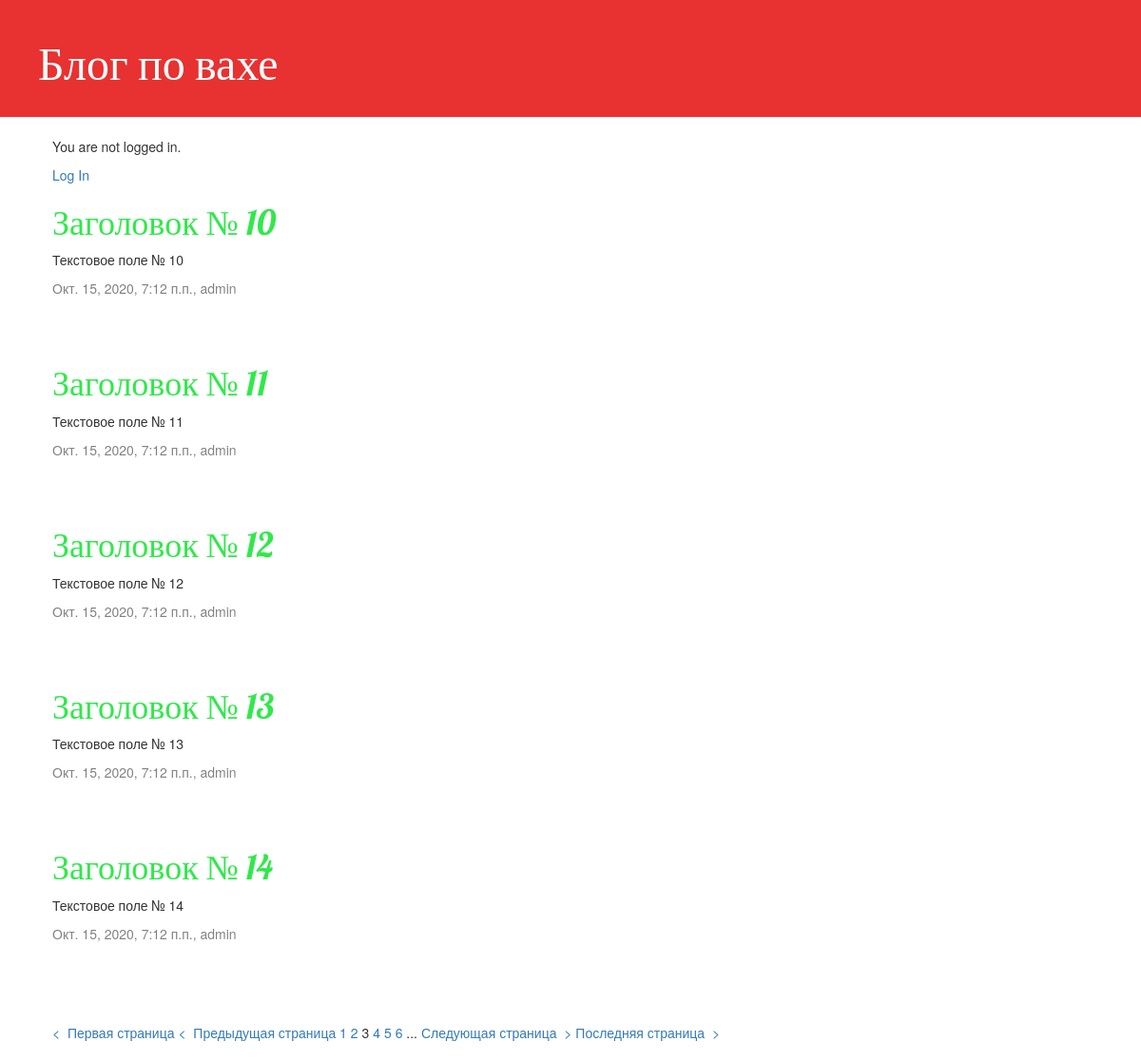
/?page=3, run on the app's committed database.
### blog/models.py (models this page shows, shortened)
class Post(models.Model):
    author = models.ForeignKey(settings.AUTH_USER_MODEL, on_delete=models.CASCADE)
    title = models.CharField(max_length=200)
    text = models.TextField()
    created_datetime = models.DateTimeField(default=timezone.now)
    published_date = models.DateTimeField(blank = True, null = True)

### blog/views.py (the view)
# urls.py: path('', views.post_list, name='post_list'),
def post_list(request):
    posts = Post.objects.all().order_by('title')
    paginator = Paginator(posts, 5)
    page = request.GET.get('page')
    try:
        posts = paginator.page(page)
    except PageNotAnInteger:
        posts = paginator.page(1)
    except EmptyPage:
        posts = paginator.page(paginator.num_pages)
    return render(request, 'blog/post_list.html', {'page': page, 'posts': posts, 'last_page': paginator.num_pages})

### blog/templates/blog/post_list.html (shortened to what this page needs)
{% extends 'blog/base.html' %}
{% load static %}
{% block content %}
    {% for post in posts %}
        <div class="post">
            <h1><a href="{% url 'post_detail' pk=post.pk %}">{{ post.title }}</a></h1>
            <p>{{ post.text| truncatechars:200 }}</p>
            <div class="date">
                {{ post.published_date }}, {{ post.author }}
            </div>
        </div>
    {% endfor %}
    <div class="pagination">
        <a href="?page={{ posts.first_page}}">&lt;&nbsp; Первая страница</a>
        {% if posts.has_previous %}
            <a href="?page={{ posts.previous_page_number}}">&lt;&nbsp; Предыдущая страница</a>
        {% else %}
            <span>&lt;&nbsp; Предыдущая страница</span>
        {% endif %}
        {% if posts.number|add:'-2' > 0 %}
            <a href="?page={{ posts.number|add:'-2'}}">{{ posts.number|add:'-2' }}</a>
        {% endif %}
        {% if posts.number|add:'-1' > 0 %}
            <a href="?page={{ posts.number|add:'-1'}}">{{ posts.number|add:'-1' }}</a>
        {% endif %}
        <span>{{ posts.number }}</span>
        {% if posts.number|add:'1' <= posts.next_page_number %}
            <a href="?page={{ posts.number|add:'1'}}">{{ posts.number|add:'1' }}</a>
        {% endif %}
        {% if posts.number|add:'2' <= posts.next_page_number|add:'1' %}
            <a href="?page={{ posts.number|add:'2'}}">{{ posts.number|add:'2' }}</a>
        {% endif %}
        {% if posts.number|add:'3' <= posts.next_page_number|add:'2' %}
            <a href="?page={{ posts.number|add:'3'}}">{{ posts.number|add:'3' }}</a>
        {% endif %}
        {% if posts.number|add:'4' <= posts.next_page_number|add:'3' %}
            <span class="ellipsis">...</span>
        {% endif %}
        {% if posts.has_next %}
            <a href="?page={{ posts.next_page_number }}">Следующая страница &nbsp;&gt;</a>
        {% else %}
            <span>Следующая страница &nbsp;&gt;</span>
        {% endif %}
        <a href="?page={{ last_page }}">Последняя страница &nbsp;&gt;</a>
    </div>
{% endblock %}

### blog/static/css/blog.css (style rules this page uses)
h1, h2, h3, h4 { font-family: 'Lobster', cursive; }
.date { color: #828282; }
.post { margin-bottom: 70px; }
.post h1 a, .post h1 a:visited { color: #31E84B; }
.pagination { margin-top: 1em; }
.pagination a { text-decoration: none; }

### data on the page
Post: title "Заголовок № 10", text "Текстовое поле № 10", published_date "Окт. 15, 2020, 7:12 п.п.", author "admin"
Post: title "Заголовок № 11", text "Текстовое поле № 11", published_date "Окт. 15, 2020, 7:12 п.п.", author "admin"
Post: title "Заголовок № 12", text "Текстовое поле № 12", published_date "Окт. 15, 2020, 7:12 п.п.", author "admin"
Post: title "Заголовок № 13", text "Текстовое поле № 13", published_date "Окт. 15, 2020, 7:12 п.п.", author "admin"
Post: title "Заголовок № 14", text "Текстовое поле № 14", published_date "Окт. 15, 2020, 7:12 п.п.", author "admin"

### other printed values
{{ posts.number|add:'-2' }} "1"
{{ posts.number|add:'-1' }} "2"
{{ posts.number }} "3"
{{ posts.number|add:'1' }} "4"
{{ posts.number|add:'2' }} "5"
{{ posts.number|add:'3' }} "6"
